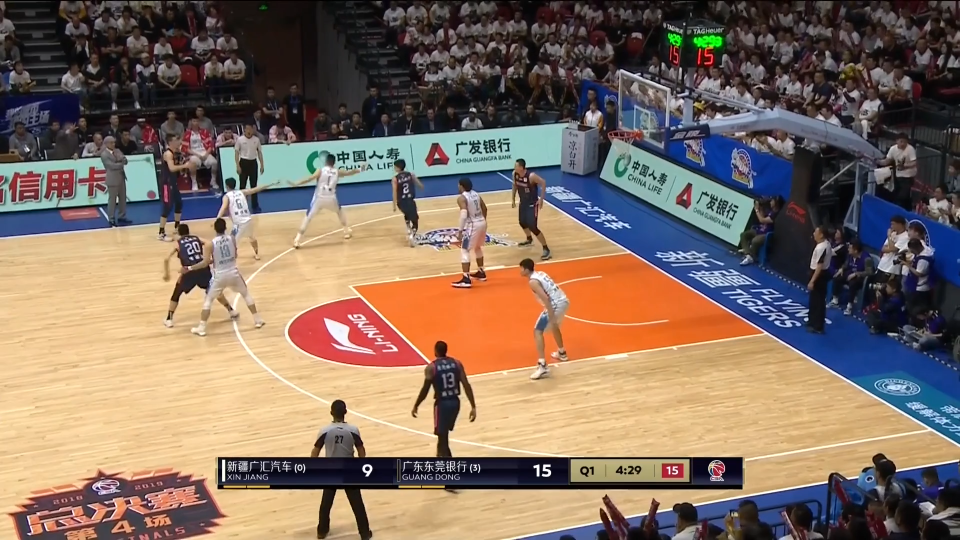
#> input picture C_test2.PNG, 1920 x 1080 px (shown at 1/2 size)
$ python preprocessing.py   (Python 2 division)   (older library calls are emulated)
#> lines starting #> are read from the running program, lines starting #| are printed output that depends on the picture; after the words box and inside, x2 and y2 are one past the last pixel; in counts of white or black regions, pixels touching at a corner belong together
# encoding: utf-8

import cv2
import numpy as np
import take_name


# 二值
def threshold(gray):
    ret, binary = cv2.threshold(
        gray,
        0,
        255,
        cv2.THRESH_BINARY | cv2.THRESH_TRIANGLE)
    return ret, binary


# 侵蚀和膨胀，模糊
def magic(binary):
    # 侵蚀 和 膨胀
    dst = cv2.erode(binary, kernel=None, iterations=4)
    dst2 = cv2.dilate(dst, kernel=None, iterations=4)

    # 高斯模糊
    imgblur = cv2.GaussianBlur(dst2, (3, 3), 0)
    # 中值滤波
    # imgblur = cv2.medianBlur(dst2, 9)
    imgblur = cv2.blur(imgblur, (10, 10))
    imgblur = cv2.erode(imgblur, kernel=None, iterations=4)

    return imgblur


# 给原图划线
# [68 lines left out: functions painting_line_p, painting_line, not called in this run]


def pre_process(color, image):
    for (lower, upper) in color:
        lower = np.array(lower, dtype="uint8")  # 颜色下限
        upper = np.array(upper, dtype="uint8")  # 颜色上限
        # 提取需要的区域
        mask = cv2.inRange(image, lower, upper)
        output = cv2.bitwise_and(image, image, mask=mask)

        # 灰度值
        gray = cv2.cvtColor(output, cv2.COLOR_RGB2GRAY)

        # 侵蚀 膨胀 模糊
        binary = gray
        for i in range(15):
            binary = binary
            binary = magic(binary)
            ret, binary = threshold(binary)

        # 检测轮廓
        img_Canny = cv2.Canny(binary, 200, 300)
    return img_Canny


# [6 lines left out: function display_us_image, not called in this run]


color1 = [([0, 148, 178],
           [178, 255, 255])]
color2 = [([0, 87, 185],
           [88, 142, 255])]

picture = ['C_test1.PNG',
           'C_test2.PNG',
           'C_test3.PNG',
           'C_test4.PNG',
           'C_test5.PNG',
           'C_test6.PNG',
           'C_test7.PNG']


image = cv2.imread(picture[1])
#> image is the input picture: shape (1080, 1920, 3); mean B, G, R 98, 111.9, 131.4

imgCanny = pre_process(color1, image)
#> the loop in pre_process, `for (lower, upper) in color:` made 1 pass
#> pass 1, in pre_process, `mask = cv2.inRange(image, lower, upper)`:
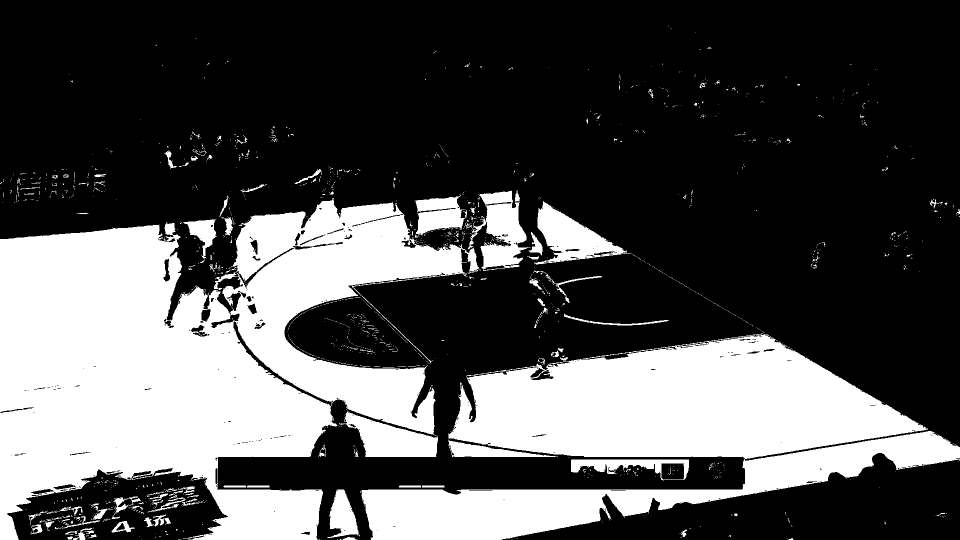
#> mask: shape (1080, 1920) (shown at 1/2 size); 32.3% white; 1585 white regions (1453 under 20 px), largest, box (x1, y1, x2, y2) and area: (0, 396, 959, 1080) 370562, (723, 667, 1920, 1080) 235192, (1069, 402, 1262, 529) 10076
#> pass 1, in pre_process, `output = cv2.bitwise_and(image, image, mask=mask)`:
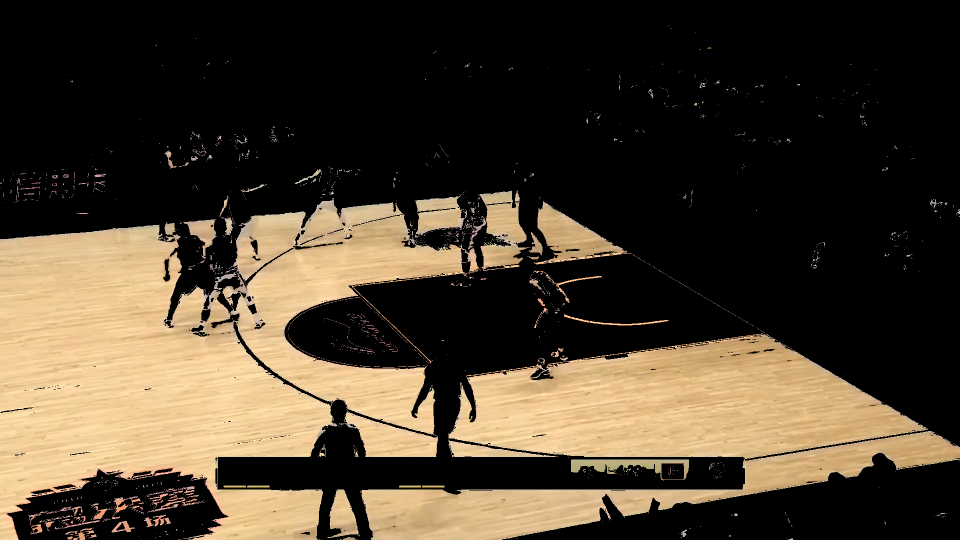
#> output: shape (1080, 1920, 3) (shown at 1/2 size); mean B, G, R 46.4, 62.4, 74.2
#> pass 1, in pre_process, `gray = cv2.cvtColor(output, cv2.COLOR_RGB2GRAY)`:
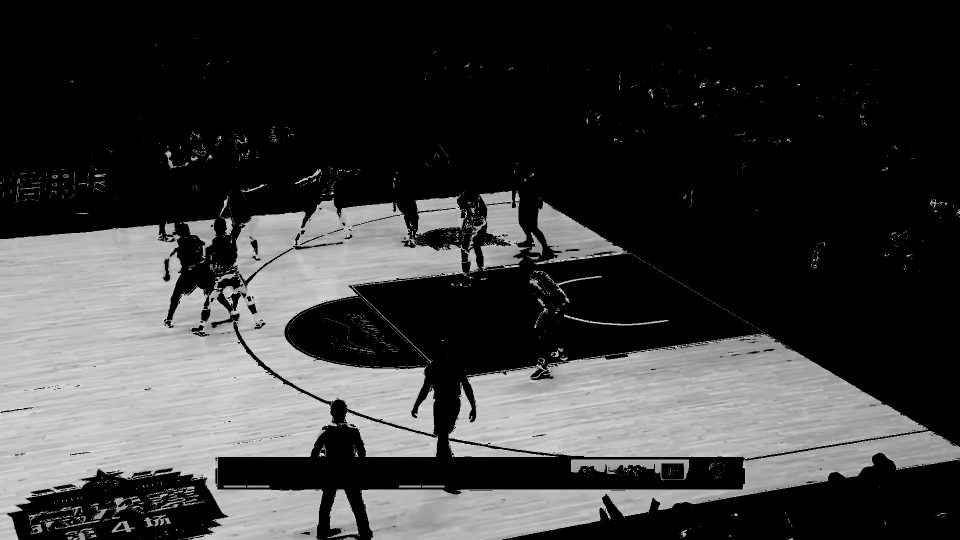
#> gray: shape (1080, 1920) (shown at 1/2 size); min 0, max 222, mean 59
#> pass 1, in magic, `dst = cv2.erode(binary, kernel=None, iterations=4)`:
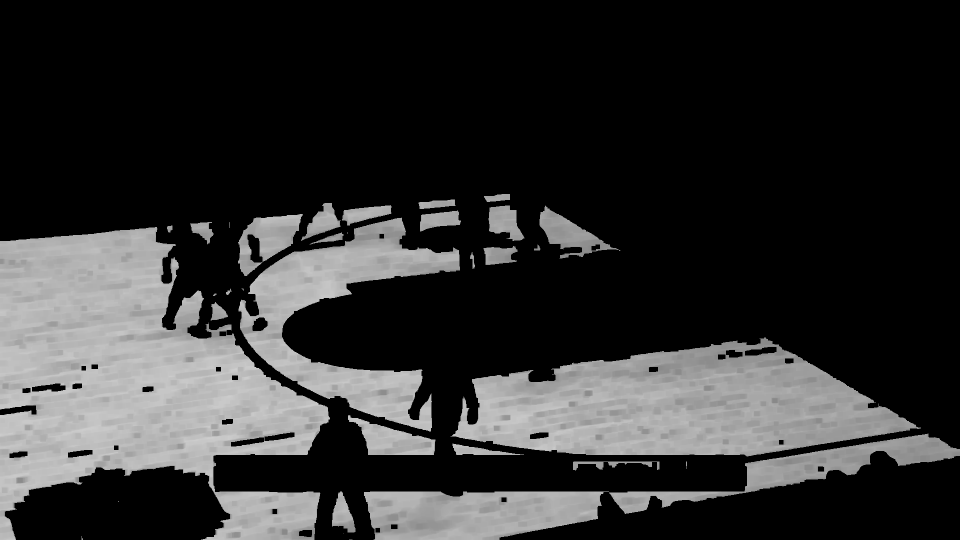
#> dst: shape (1080, 1920) (shown at 1/2 size); min 0, max 206, mean 47.1
#> after the loop in pre_process, `for (lower, upper) in color:`:
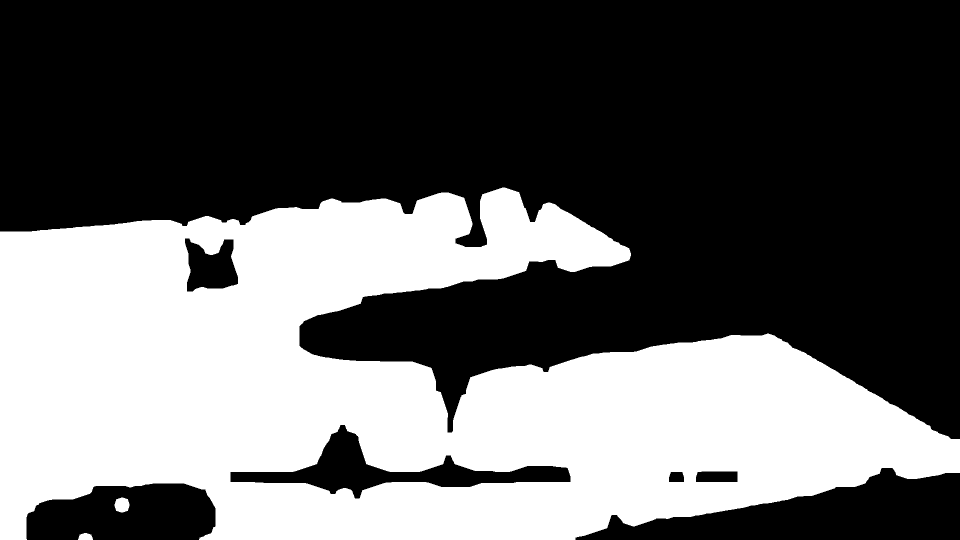
#> binary: shape (1080, 1920) (shown at 1/2 size); 38.9% white; 3 white regions, box (x1, y1, x2, y2) and area: (0, 375, 1920, 1080) 805116, (229, 995, 259, 1025) 713, (156, 1066, 186, 1080) 332
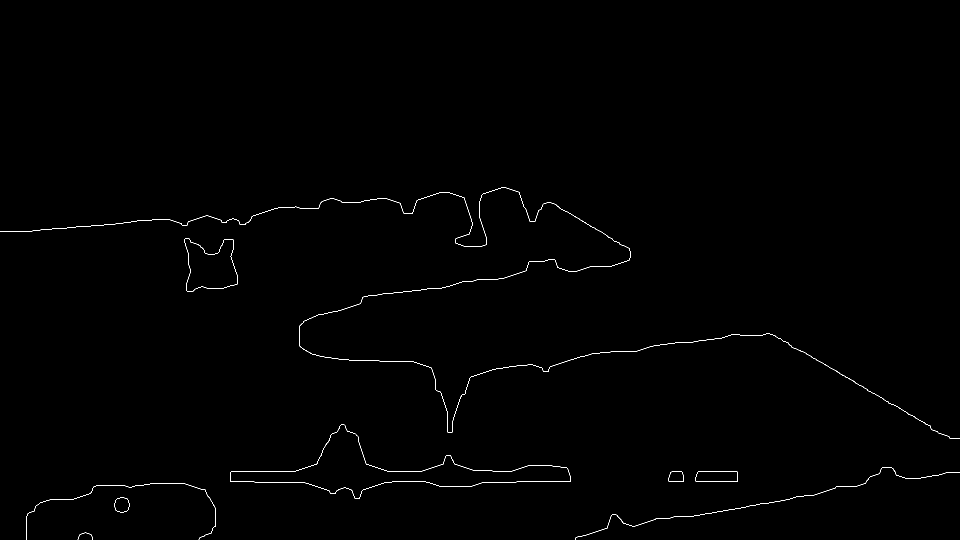
#> imgCanny: shape (1080, 1920) (shown at 1/2 size); 0.38% white in thin lines or dots, all inside (x1, y1, x2, y2) = (0, 374, 1920, 1080)
canvas = np.zeros(image.shape, np.uint8)
cat, contours, hierarchy = cv2.findContours(imgCanny,
                                            cv2.RETR_TREE,
                                            cv2.CHAIN_APPROX_NONE)
#> contours = 14 contours, 2 with area under 20; largest, box (x1, y1, x2, y2) and area: (460, 849, 1141, 997) 26648, (460, 849, 1141, 997) 26621, (369, 476, 476, 583) 7796, (369, 476, 476, 583) 7783, (1391, 942, 1475, 964) 1705

# 提取面积最大的轮廓
cnt = contours[0]
#> cnt = contour of 86 points, box (x1, y1, x2, y2) (155, 1065, 186, 1080), area 0

area = cv2.contourArea(cnt)
#> area = 0
for cont in contours:
    if cv2.contourArea(cont) > area:
        cnt = cont
        area = cv2.contourArea(cont)
#> this loop made 14 passes
#> area on passes 2, 7, 10: 709, 1705, 26648.5
#> after the loop, area = 26648.5; cnt = contour of 1521 points, box (x1, y1, x2, y2) (460, 849, 1141, 997), area 26648


# approx = cv2.approxPolyDP(cnt, 30, True)
approx = cv2.approxPolyDP(cnt,
                          100,
                          True)
#> approx = [[460, 945], [1140, 963], [688, 849]]


print (approx)
#| [[[ 460  945]]
#|  [[1140  963]]
#|  [[ 688  849]]]
# 2.寻找凸包，得到凸包的角点
hull = cv2.convexHull(approx)
#> hull = [[688, 849], [1140, 963], [460, 945]]
# 把线画进图
label = ['1', '2', '3', '4', '5',
         '6', '7', '8', '9', '10']
for i in range(len(hull)-1):
    for x1, y1 in hull[i]:
        # 给坐标做标记
        # cv2.putText(canvas, label[i], (x1, y1), cv2.FONT_HERSHEY_PLAIN, 1.0, (0, 255, 0), thickness=1)
        l = i+1
        for x2, y2 in hull[l]:
            cv2.line(image,
                     (x1, y1),
                     (x2, y2),   # approx[i+1]
                     (0, 0, 255),
                     1)
#> this loop made 2 passes
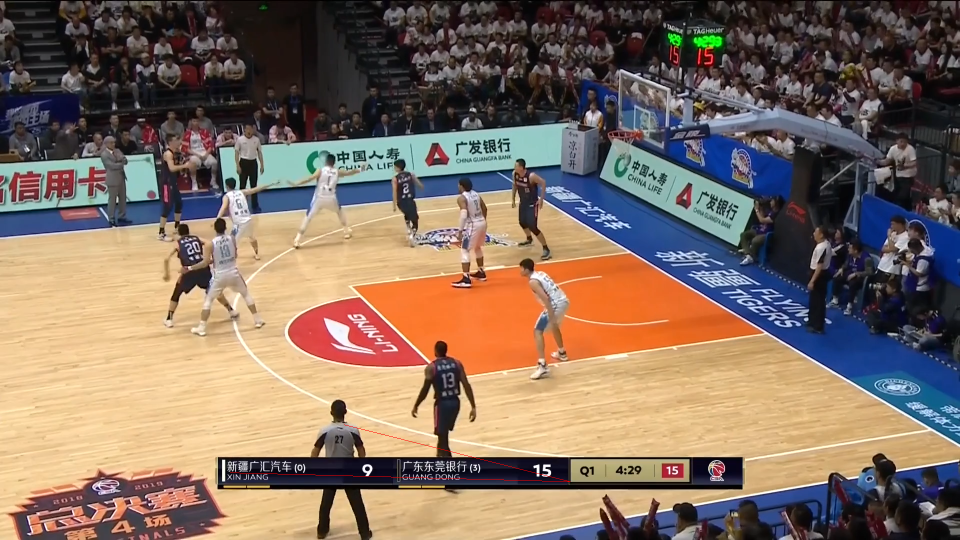
#> image: shape (1080, 1920, 3) (shown at 1/2 size); 0.05% of pixels changed, all inside (x1, y1, x2, y2) = (460, 849, 1141, 964)
# display_us_image(image)
